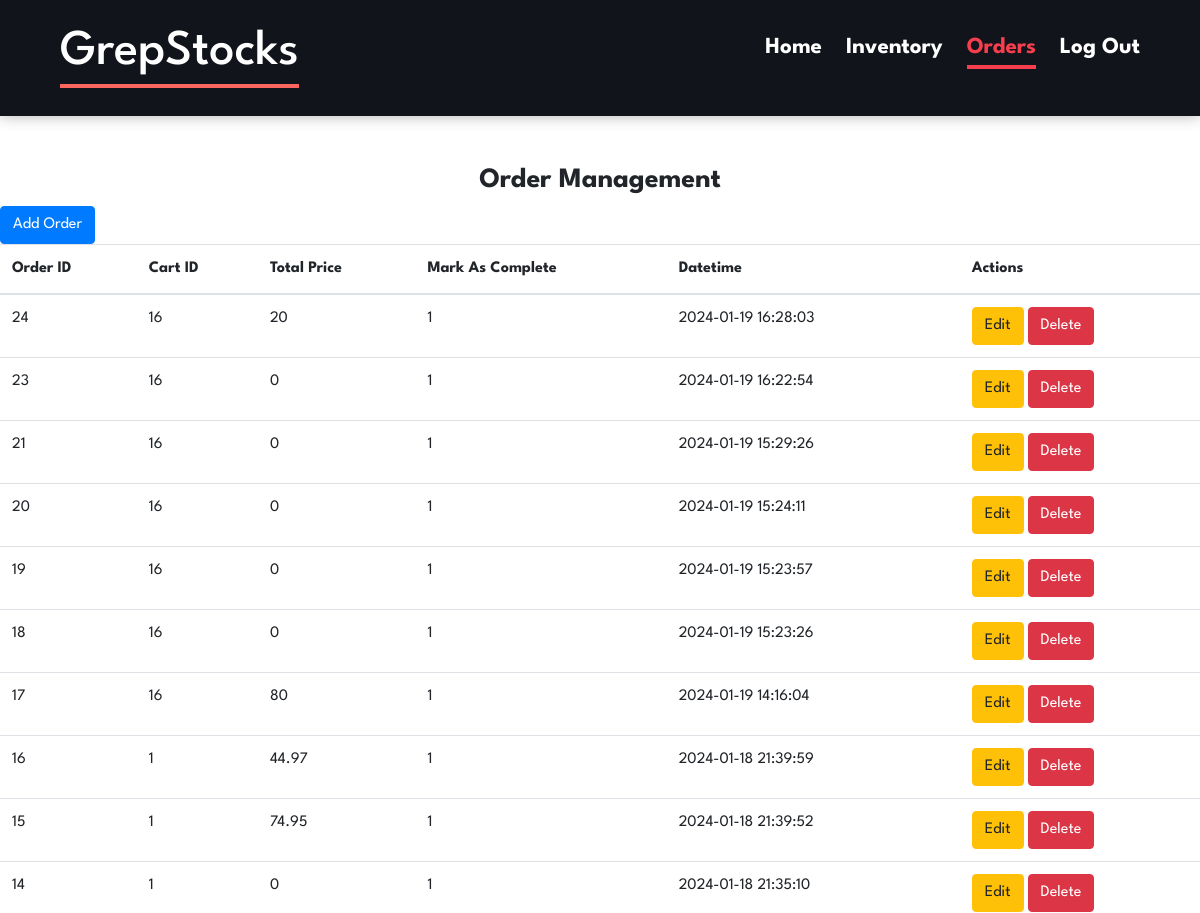
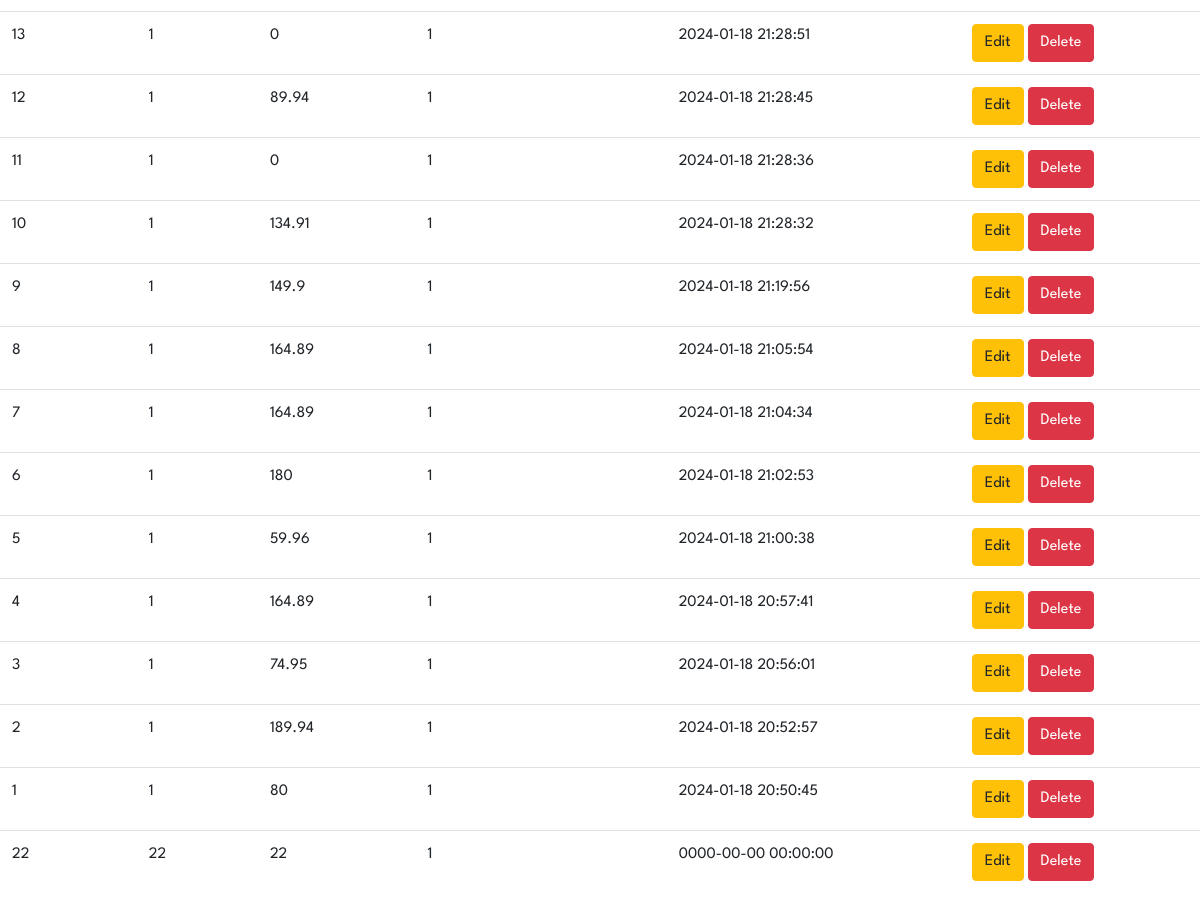
The app's page /Staff/staffOrders.php (signed in) with its own data (2 pictures, top to bottom).
### tables this page shows
CREATE TABLE `orders` (
  `orderID` int(11) NOT NULL,
  `cartID` int(11) NOT NULL,
  `totalPrice` double NOT NULL,
  `markAsComplete` int(11) NOT NULL,
  `datetime` datetime NOT NULL
);

### Staff/staffOrders.php (the view, shortened to what this page needs)
<!DOCTYPE html>
<html lang="en">
<head>
    <link rel="stylesheet" href="https://stackpath.bootstrapcdn.com/bootstrap/4.5.2/css/bootstrap.min.css">
    <link rel="stylesheet" href="../css/grepstock.css">
</head>
<body>
    <div>
        <?php include 'staffNavbar.php'; ?>
        <br><br>
    </div>
    <div>
        <h3 style="text-align: center"><b>Order Management</b></h3>
        <button type="button" class="btn btn-primary" data-toggle="modal" data-target="#addOrderModal">
            Add Order
        </button>
        <?php
        include("connection.php");
        $statement = $con->prepare("SELECT * FROM orders ORDER BY datetime DESC");
        $result = $statement->execute();
        $result = $statement->get_result();
        ?>
        <table class="table">
            <thead>
                <tr>
                    <th>Order ID</th>
                    <th>Cart ID</th>
                    <th>Total Price</th>
                    <th>Mark As Complete</th>
                    <th>Datetime</th>
                    <th>Actions</th>
                </tr>
            </thead>
            <tbody>
                <?php while ($row = $result->fetch_assoc()) : ?>
                    <tr>
                        <td><?= $row['orderID']; ?></td>
                        <td><?= $row['cartID']; ?></td>
                        <td><?= $row['totalPrice']; ?></td>
                        <td><?= $row['markAsComplete']; ?></td>
                        <td><?= $row['datetime']; ?></td>
                        <td>
                            <button type="button" class="btn btn-warning" data-toggle="modal" data-target="#editOrderModal<?= $row['orderID']; ?>">
                                Edit
                            </button>
                            <button type="button" class="btn btn-danger" data-toggle="modal" data-target="#deleteOrderModal<?= $row['orderID']; ?>">
                                Delete
                            </button>
                        </td>
                    </tr>
                <?php endwhile; ?>
            </tbody>
        </table>
    </div>
</body>
</html>

### css/grepstock.css (style rules this page uses)
* { margin: 0; padding: 0; box-sizing: border-box; scroll-behavior: smooth; font-family: 'League Spartan', sans-serif; }
body { height: 100%; background-color: white; }
body, .main-wrapper { display: flex; flex-direction: column; min-height: 100vh; }

### records on screen
orders: orderID "24", cartID "16", totalPrice "20", markAsComplete "1", datetime "2024-01-19 16:28:03"
orders: orderID "23", cartID "16", totalPrice "0", markAsComplete "1", datetime "2024-01-19 16:22:54"
orders: orderID "21", cartID "16", totalPrice "0", markAsComplete "1", datetime "2024-01-19 15:29:26"
orders: orderID "20", cartID "16", totalPrice "0", markAsComplete "1", datetime "2024-01-19 15:24:11"
orders: orderID "19", cartID "16", totalPrice "0", markAsComplete "1", datetime "2024-01-19 15:23:57"
orders: orderID "18", cartID "16", totalPrice "0", markAsComplete "1", datetime "2024-01-19 15:23:26"
orders: orderID "17", cartID "16", totalPrice "80", markAsComplete "1", datetime "2024-01-19 14:16:04"
orders: orderID "16", cartID "1", totalPrice "44.97", markAsComplete "1", datetime "2024-01-18 21:39:59"
orders: orderID "15", cartID "1", totalPrice "74.95", markAsComplete "1", datetime "2024-01-18 21:39:52"
orders: orderID "14", cartID "1", totalPrice "0", markAsComplete "1", datetime "2024-01-18 21:35:10"
orders: orderID "13", cartID "1", totalPrice "0", markAsComplete "1", datetime "2024-01-18 21:28:51"
orders: orderID "12", cartID "1", totalPrice "89.94", markAsComplete "1", datetime "2024-01-18 21:28:45"
orders: orderID "11", cartID "1", totalPrice "0", markAsComplete "1", datetime "2024-01-18 21:28:36"
orders: orderID "10", cartID "1", totalPrice "134.91", markAsComplete "1", datetime "2024-01-18 21:28:32"
orders: orderID "9", cartID "1", totalPrice "149.9", markAsComplete "1", datetime "2024-01-18 21:19:56"
orders: orderID "8", cartID "1", totalPrice "164.89", markAsComplete "1", datetime "2024-01-18 21:05:54"
orders: orderID "7", cartID "1", totalPrice "164.89", markAsComplete "1", datetime "2024-01-18 21:04:34"
orders: orderID "6", cartID "1", totalPrice "180", markAsComplete "1", datetime "2024-01-18 21:02:53"
orders: orderID "5", cartID "1", totalPrice "59.96", markAsComplete "1", datetime "2024-01-18 21:00:38"
orders: orderID "4", cartID "1", totalPrice "164.89", markAsComplete "1", datetime "2024-01-18 20:57:41"
orders: orderID "3", cartID "1", totalPrice "74.95", markAsComplete "1", datetime "2024-01-18 20:56:01"
orders: orderID "2", cartID "1", totalPrice "189.94", markAsComplete "1", datetime "2024-01-18 20:52:57"
orders: orderID "1", cartID "1", totalPrice "80", markAsComplete "1", datetime "2024-01-18 20:50:45"
orders: orderID "22", cartID "22", totalPrice "22", markAsComplete "1", datetime "0000-00-00 00:00:00"
